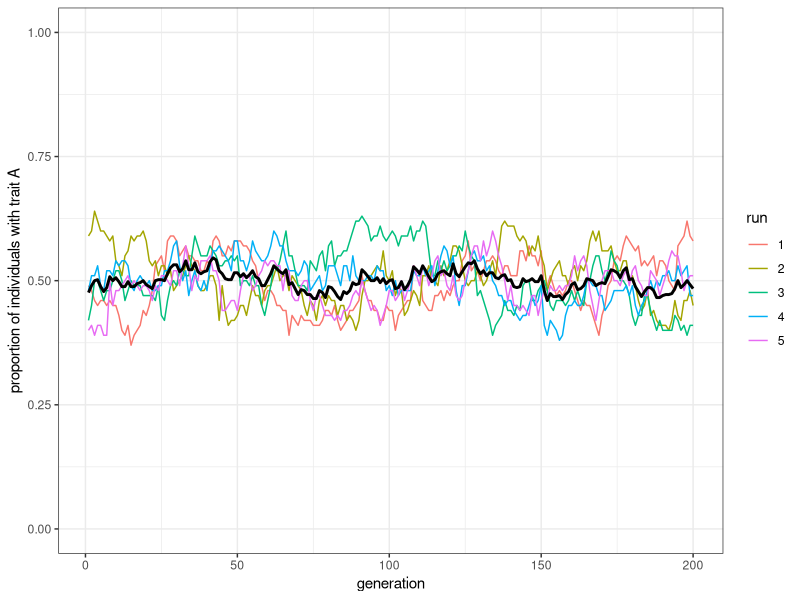
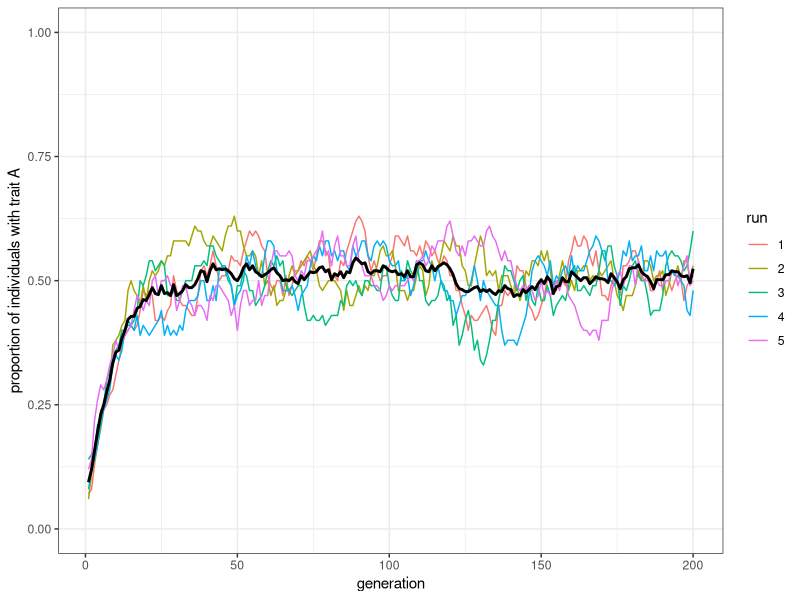
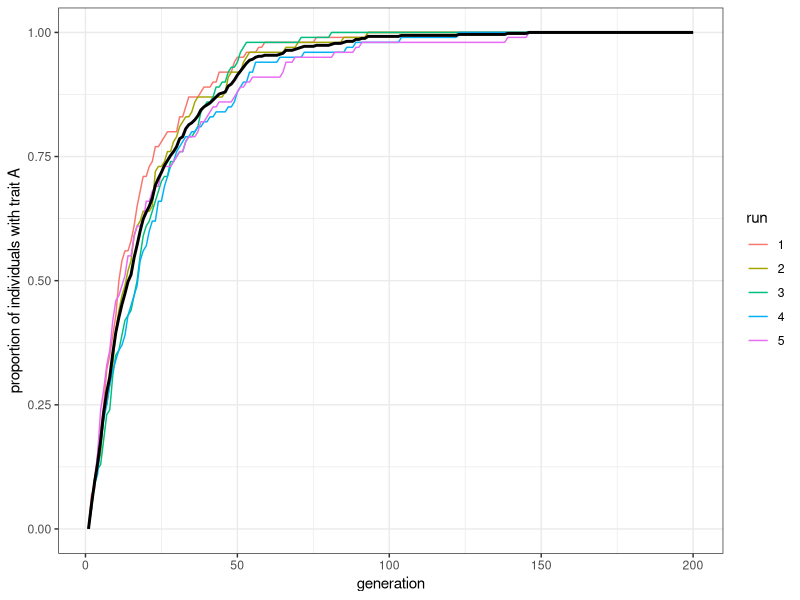
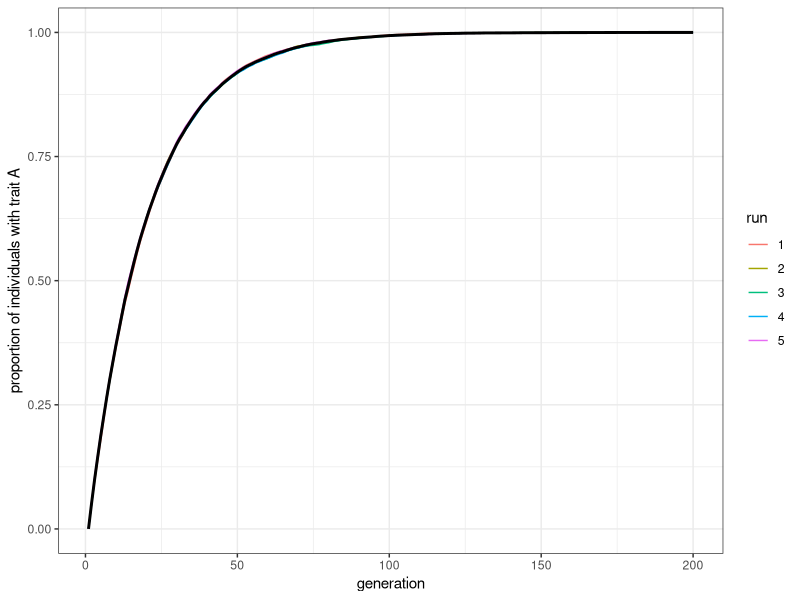
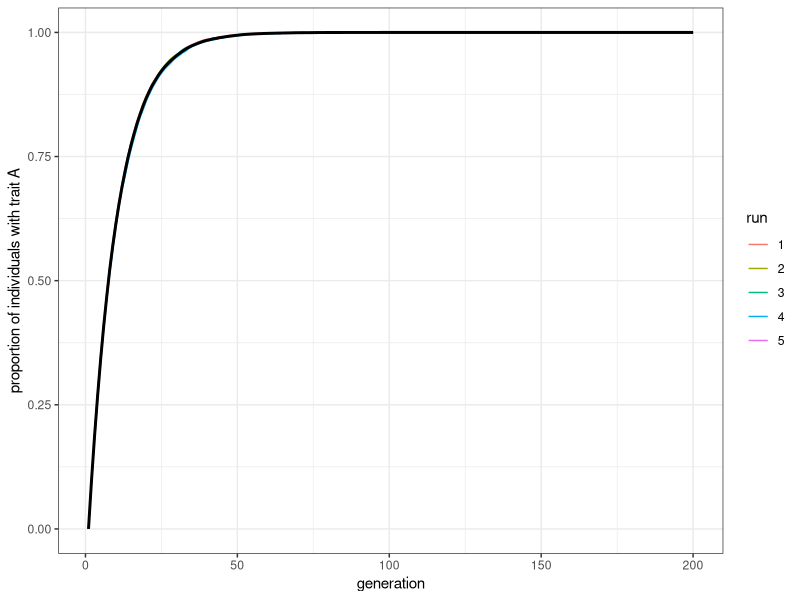

The R script that drew these images, in order:
## ---- chunk 1
library(tidyverse)

model_unbiased_mutation <- function(
  population_size,
  initial_proportion_of_trait_a,
  mutation_rate, 
  generations,
  runs) {
  output <- tibble(
    run = factor(), 
    generation = numeric(), 
    proportion_of_trait_a = numeric()
  )
  for (run in 1:runs) {
    # 1回の試行の結果を保管するtibbleを初期化
    output_single_run <- tibble(
      run = rep(run, generations) |> as.factor(), 
      generation = 1:generations, 
      proportion_of_trait_a = rep(NA, generations)
    )
    # 第1世代
    population <- sample(
      c("A", "B"), 
      population_size, replace = TRUE, 
      prob = c(initial_proportion_of_trait_a, 1 - initial_proportion_of_trait_a)
    )
    # 第1世代のproportion_of_trait_aを計算
    proportion_of_trait_a <- sum(population == "A") / population_size
    output_single_run$proportion_of_trait_a[1] <- proportion_of_trait_a
    for (generation in 2:generations) {
      # 変異する個人('mutant')を決める
      is_mutant <- sample(
        c(TRUE, FALSE), 
        population_size, 
        prob = c(mutation_rate, 1 - mutation_rate),
        replace = TRUE
      )
      # is_mutantがTRUEであるスロットの形質がもしAならBに、もしBならAにする
      population[is_mutant] <- population[is_mutant] |> recode(A = "B", B = "A")
      # proportion_of_trait_aを計算し、tibbleのうち
      # proportion_of_trait_a列のgeneration行目に格納する
      output_single_run$proportion_of_trait_a[generation] <- 
      sum(population == "A") / population_size
    }
    # output tibbleの一番下に今回の試行の結果をbind_rows()関数で付け加える
    output <- bind_rows(output, output_single_run)
  }
  # 全試行の結果がひとつのoutputというtibbleに集約されたので、それを返り値としてエクスポートする
  output
}
## ---- chunk 2
plot_multiple_runs <- function(data) {
  ggplot(data = data, aes(x = generation, y = proportion_of_trait_a)) +
    geom_line(aes(colour = run)) +
    stat_summary(fun = mean, geom = "line", size = 1) +
    ylim(c(0, 1)) +
    theme_bw() +
    ylab("proportion of individuals with trait A")
}
## ---- chunk 3
model_unbiased_mutation(
  population_size = 100, 
  generations = 200, 
  runs = 5, 
  initial_proportion_of_trait_a = 0.5, 
  mutation_rate = 0.05) |>
  plot_multiple_runs()
## ---- chunk 4
model_unbiased_mutation(
  population_size = 100, 
  initial_proportion_of_trait_a = 0.1, 
  mutation_rate = 0.05,
  generations = 200,
  runs = 5) |>
  plot_multiple_runs()
## ---- chunk 5
model_biased_mutation <- function(
  population_size,
  initial_proportion_of_trait_a,
  mutation_rate_biased, 
  generations,
  runs) {
  output <- tibble(
    run = factor(), 
    generation = numeric(), 
    proportion_of_trait_a = numeric()
  )
  for (run in 1:runs) {
    # 1回の試行の結果を保管するtibbleを初期化
    output_single_run <- tibble(
      run = rep(run, generations) |> as.factor(), 
      generation = 1:generations, 
      proportion_of_trait_a = rep(NA, generations)
    )
    # 第1世代
    population <- sample(
      c("A", "B"), 
      population_size, replace = TRUE, 
      prob = c(initial_proportion_of_trait_a, 1 - initial_proportion_of_trait_a)
    )
    # 第1世代のproportion_of_trait_aを計算
    proportion_of_trait_a <- sum(population == "A") / population_size
    output_single_run$proportion_of_trait_a[1] <- proportion_of_trait_a
    for (generation in 2:generations) {
      # 前タイムステップまでのpopulationベクトルをprevious_populationに移し替える
      previous_population <- population
      # 変異する個人('mutant')を決める
      is_mutant <- sample(
        c(TRUE, FALSE), 
        population_size, 
        prob = c(mutation_rate_biased, 1 - mutation_rate_biased),
        replace = TRUE
      )
      # is_mutantがTRUEであるスロットの形質をすべてAにする
      population[is_mutant] <- "A"
      # proportion_of_trait_aを計算し、tibbleのうち
      # proportion_of_trait_a列のgeneration行目に格納する
      output_single_run$proportion_of_trait_a[generation] <- 
      sum(population == "A") / population_size
    }
    # output tibbleの一番下に今回の試行の結果をbind_rows()関数で付け加える
    output <- bind_rows(output, output_single_run)
  }
  # 全試行の結果がひとつのoutputというtibbleに集約されたので、それを返り値としてエクスポートする
  output
}
## ---- chunk 6
model_biased_mutation(
  population_size = 100, 
  initial_proportion_of_trait_a = 0,
  mutation_rate_biased = 0.05, 
  generations = 200, 
  runs = 5) |> 
  plot_multiple_runs()
## ---- chunk 7
model_biased_mutation(
  population_size = 10000, 
  initial_proportion_of_trait_a = 0,
  mutation_rate_biased = 0.05, 
  generations = 200, 
  runs = 5) |> 
  plot_multiple_runs()
## ---- chunk 8
model_biased_mutation(
  population_size = 10000, 
  initial_proportion_of_trait_a = 0,
  mutation_rate_biased = 0.1, 
  generations = 200, 
  runs = 5) |> 
  plot_multiple_runs()
## ---- chunk 9
model_unbiased_mutation_truefalse <- function(
  population_size,
  initial_proportion_of_trait_a,
  mutation_rate, 
  generations,
  runs) {
  output <- tibble(
    run = factor(), 
    generation = numeric(), 
    proportion_of_trait_a = numeric()
  )
  for (run in 1:runs) {
    output_single_run <- tibble(
      run = rep(run, generations) |> as.factor(), 
      generation = 1:generations, 
      proportion_of_trait_a = rep(NA, generations)
    )
    population <- sample(
      c(TRUE, FALSE), # 変更点
      population_size, replace = TRUE, 
      prob = c(initial_proportion_of_trait_a, 1 - initial_proportion_of_trait_a)
    ) 
    proportion_of_trait_a <- sum(population) / population_size # 変更点
    output_single_run$proportion_of_trait_a[1] <- proportion_of_trait_a
    for (generation in 2:generations) {
      previous_population <- population
      is_mutant <- sample(
        c(TRUE, FALSE), 
        population_size, 
        prob = c(mutation_rate, 1 - mutation_rate),
        replace = TRUE
      )
      population[is_mutant] <- !population[is_mutant]  # 変更点
      output_single_run$proportion_of_trait_a[generation] <- 
        sum(population) / population_size # 変更点
    }
    output <- bind_rows(output, output_single_run)
  }
  output
}
